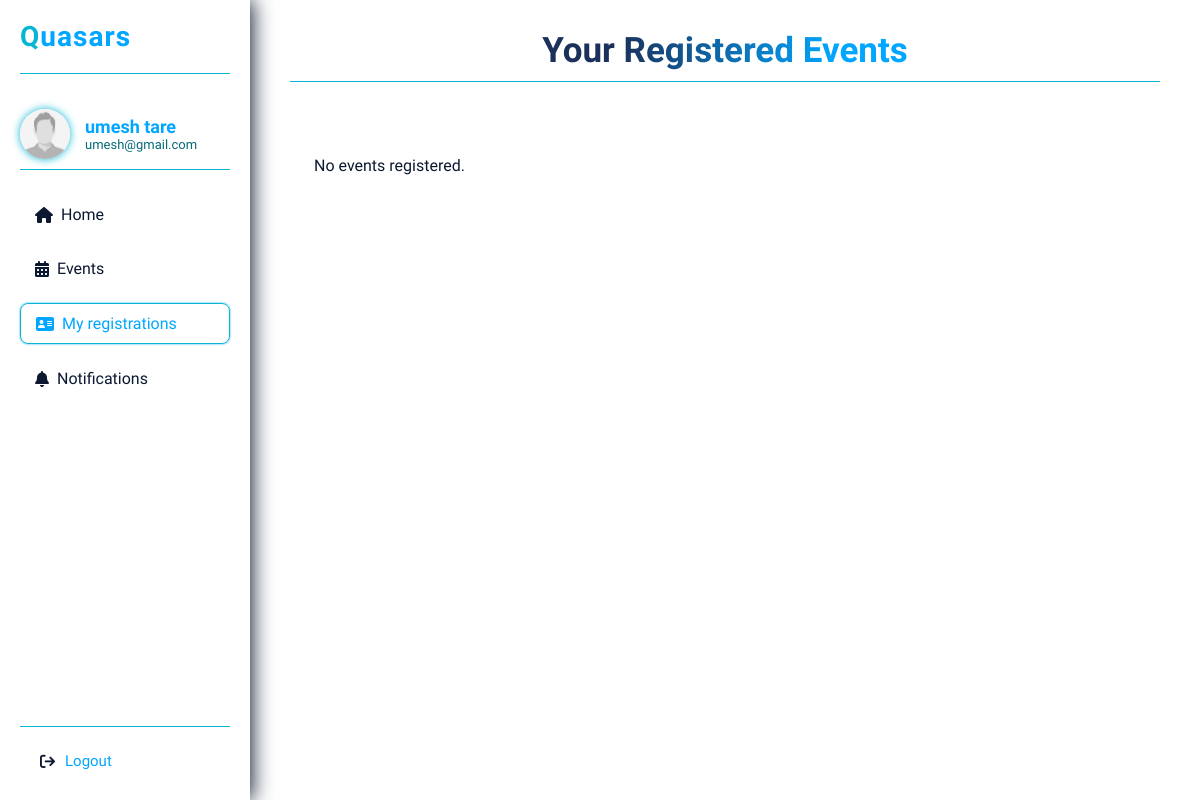
Page /my_registration/ (signed in) on the earlier database version.
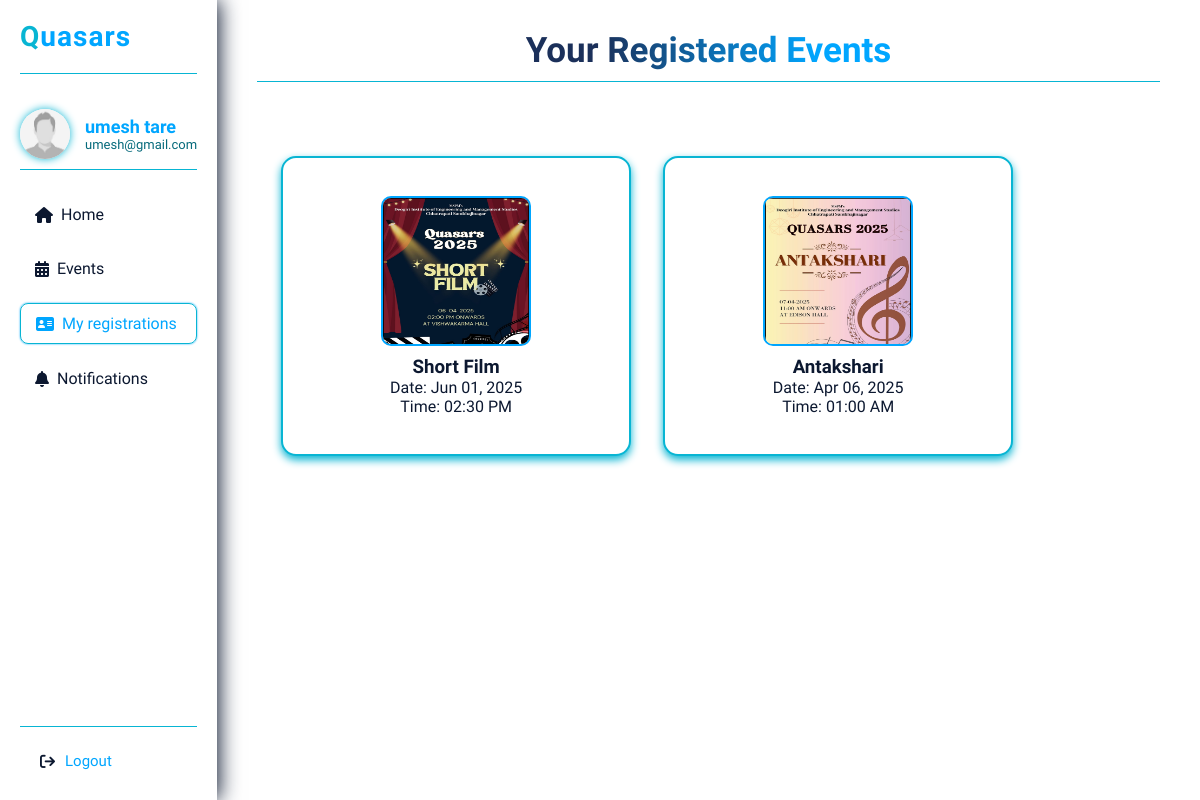
Same page on the later database version.
### mainapp/models.py (models this page shows, shortened)
class Registration(models.Model):
    user = models.ForeignKey(User, on_delete=models.CASCADE)
    event = models.ForeignKey(CreateEvent, on_delete=models.CASCADE)  # 🔁 Update here
    registered_at = models.DateTimeField(auto_now_add=True)

class CreateEvent(models.Model):
    name = models.CharField(max_length=255, blank=True, null=True)
    category = models.CharField(max_length=100)
    date_time = models.DateTimeField()
    location = models.CharField(max_length=255)
    image = models.ImageField(upload_to='event_images/', blank=True, null=True)

### mainapp/views.py (the view)
# urls.py: path('my_registration/', views.my_registration, name='my_registration'),
@login_required
def my_registration(request):
    user = request.user
    registrations = Registration.objects.filter(user=user)
    return render(request, 'mainapp/student_dashboard/myregistration.html', {
        'username': user.username,
        'email': user.email,
        'registrations': registrations,
    })

### mainapp/templates/mainapp/student_dashboard/myregistration.html (shortened to what this page needs)
{% load static %}
<!DOCTYPE html>
<html lang="en">
  <head>
    <link
      href="https://unpkg.com/boxicons@2.1.4/css/boxicons.min.css"
      rel="stylesheet"
    />
    <link rel="stylesheet" href="{% static 'mainapp/css/student.css' %}" />
    <link rel="stylesheet" href="{% static 'mainapp/css/schedule.css' %}" />
    <link
      rel="stylesheet"
      href="https://cdn.jsdelivr.net/npm/swiper@11/swiper-bundle.min.css"
    />
    <link
      rel="stylesheet"
      href="https://cdnjs.cloudflare.com/ajax/libs/font-awesome/6.7.2/css/all.min.css"
    />
  </head>
  <body>
    <div class="dashboard">
      <nav class="sidebar">
        <div class="logo">
          <h2><span class="Q">Q</span>uasars</h2>
        </div>
        <div class="user-profile">
          <img
            src="{% static 'mainapp/images/assets/images.jpg' %}"
            alt="User Profile"
            class="avatar"
          />
          <div class="user-info">
            <h4>{{ username }}</h4>
            <p>{{ email }}</p>
          </div>
        </div>
        <ul class="nav-links">
          <li>
            <a href="/dashboard/"><i class="fa-solid fa-house"></i>Home</a>
          </li>
          <li>
            <a href="/event_dashboard/"
              ><i class="fa-solid fa-calendar-days"></i>Events</a
            >
          </li>
          <li class="active">
            <a href="/my_registration/"
              ><i class="fa-solid fa-address-card"></i>My registrations</a
            >
          </li>
          <li>
            <a href="/notification/"
              ><i class="fa-solid fa-bell"></i>Notifications</a
            >
          </li>
        </ul>
        <div class="logout-icon">
          <button class="logout-icon-1" onclick="goToLogin()">
            <i class="fa-solid fa-arrow-right-from-bracket"></i>
            <div class="log-out">
              <p><a href="{% url 'logout' %}">Logout</a></p>
            </div>
          </button>
        </div>
      </nav>
      <main class="content">
        <header class="top-bar">
          <div class="heading-container">
            <h1>Your Registered Events</h1>
          </div>
        </header>
       <div class="schedule-grid">
  {% for reg in registrations %}
    <div class="event-cards">
      <img src="{{ reg.event.image.url }}" />
      <h3>{{ reg.event.name }}</h3>
      <p>Date: {{ reg.event.date_time|date:"M d, Y" }}</p>
      <p>Time: {{ reg.event.date_time|time:"h:i A" }}</p>
    </div>
  {% empty %}
    <p>No events registered.</p>
  {% endfor %}
</div>
      </main>
    </div>
  </body>
</html>

Differences in the rows shown:
added Registration: event.image (picture), event.name "Short Film", event.date_time "Jun 01, 2025", event.date_time "02:30 PM"
added Registration: event.image (picture), event.name "Antakshari", event.date_time "Apr 06, 2025", event.date_time "01:00 AM"
Other differences:
text no longer shown: "No events registered."
